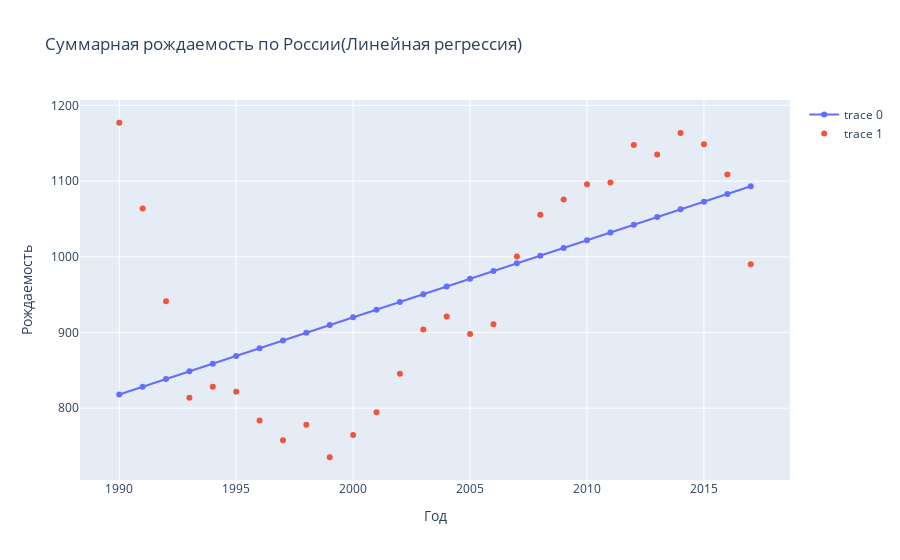

Notebook cell for this chart:
### Code cell
plot(reg, True, "(Линейная регрессия)").show()

### Figure 1 — Plotly figure (JSON) as saved in the notebook; plotly's stock layout.template omitted (floating-point values rounded to 4 significant figures)
{"data": [{"mode": "lines+markers", "type": "scatter", "x": [1990, 1991, 1992, 1993, 1994, 1995, 1996, 1997, 1998, 1999, 2000, 2001, 2002, 2003, 2004, 2005, 2006, 2007, 2008, 2009, 2010, 2011, 2012, 2013, 2014, 2015, 2016, 2017], "y": [818.1, 828.3, 838.5, 848.7, 858.9, 869.1, 879.3, 889.5, 899.6, 909.8, 920.0, 930.2, 940.4, 950.6, 960.8, 971.0, 981.2, 991.4, 1002.0, 1012.0, 1022.0, 1032.0, 1042.0, 1053.0, 1063.0, 1073.0, 1083.0, 1093.0]}, {"mode": "markers", "type": "scatter", "x": [1990, 1991, 1992, 1993, 1994, 1995, 1996, 1997, 1998, 1999, 2000, 2001, 2002, 2003, 2004, 2005, 2006, 2007, 2008, 2009, 2010, 2011, 2012, 2013, 2014, 2015, 2016, 2017], "y": [1177.0, 1064.0, 941.3, 813.8, 828.5, 821.8, 783.8, 757.7, 778, 735.2, 764.5, 794.6, 845.5, 904.1, 921.3, 898, 910.9, 1000.0, 1056.0, 1076.0, 1096.0, 1098.0, 1148.0, 1135, 1164.0, 1149.0, 1109.0, 990.1]}], "layout": {"autosize": true, "title": {"text": "Суммарная рождаемость по России(Линейная регрессия)"}, "xaxis": {"autorange": true, "range": [1988.0, 2019.0], "title": {"text": "Год"}, "type": "linear"}, "yaxis": {"autorange": true, "range": [698.7, 1214.0], "title": {"text": "Рождаемость"}, "type": "linear"}}}
